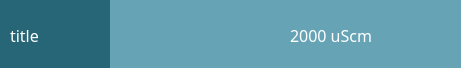
<?xml version="1.0" encoding="UTF-8"?>
<ui version="4.0">
 <class>Form</class>
 <widget class="QWidget" name="Form">
  <property name="geometry">
   <rect>
    <x>0</x>
    <y>0</y>
    <width>461</width>
    <height>70</height>
   </rect>
  </property>
  <property name="windowTitle">
   <string>Form</string>
  </property>
  <property name="styleSheet">
   <string notr="true">QLabel {
	font-family: Poppins;
	font-size: 16px;
	background-color: transparent;
}
</string>
  </property>
  <widget class="QProgressBar" name="progressBar">
   <property name="geometry">
    <rect>
     <x>0</x>
     <y>0</y>
     <width>461</width>
     <height>70</height>
    </rect>
   </property>
   <property name="styleSheet">
    <string notr="true">QProgressBar {
    border-radius: 0px;
    background-color: #66a4b5;
	border-bottom: 2px solid white;
}

QProgressBar::chunk {
    background-color: #266676;
    border-radius: 0px;
}
</string>
   </property>
   <property name="value">
    <number>24</number>
   </property>
   <property name="textVisible">
    <bool>false</bool>
   </property>
  </widget>
  <widget class="QLabel" name="nameLbl">
   <property name="geometry">
    <rect>
     <x>10</x>
     <y>0</y>
     <width>201</width>
     <height>71</height>
    </rect>
   </property>
   <property name="styleSheet">
    <string notr="true">color: white;</string>
   </property>
   <property name="text">
    <string>title</string>
   </property>
  </widget>
  <widget class="QLabel" name="valueLbl">
   <property name="geometry">
    <rect>
     <x>290</x>
     <y>0</y>
     <width>101</width>
     <height>71</height>
    </rect>
   </property>
   <property name="styleSheet">
    <string notr="true">color: white;
</string>
   </property>
   <property name="text">
    <string>2000 uScm</string>
   </property>
  </widget>
  <widget class="QLabel" name="stableLbl">
   <property name="geometry">
    <rect>
     <x>400</x>
     <y>15</y>
     <width>40</width>
     <height>40</height>
    </rect>
   </property>
   <property name="text">
    <string/>
   </property>
  </widget>
 </widget>
 <resources/>
 <connections/>
</ui>
